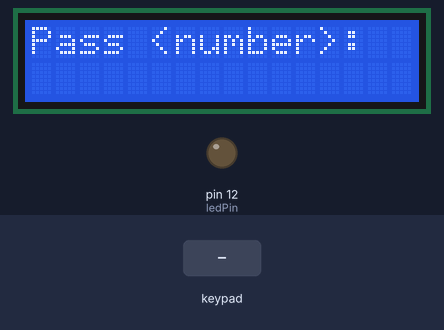
The sketch below on a simulated Arduino Uno, built with avr-gcc and run on an emulated ATmega328P. Parts: 16×2 character LCD, output pins drawn as LEDs (lit = HIGH). The test bench sets the inputs (shaded band). What the sketch prints to the serial monitor is not drawn.

Above: at 1.2 s.
1.3 s: key 'C' pressed
At 2.5 s:
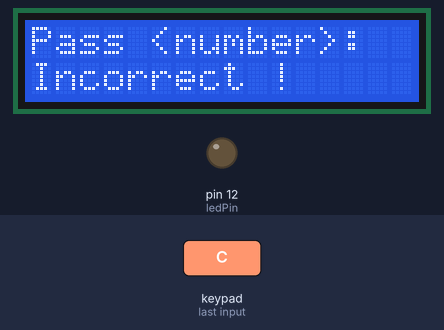
4.3 s: keypad keys 1 2 1 8 1 2 # pressed 0.4 s apart
At 6.3 s:
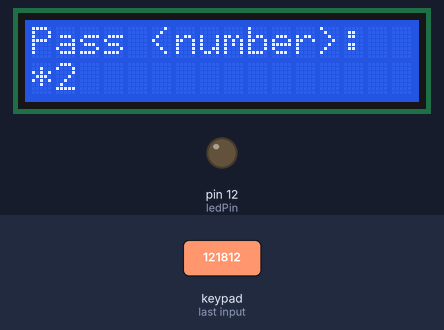
8.6 s: keypad keys 1 2 1 8 1 2 A pressed 0.4 s apart
At 9.4 s:
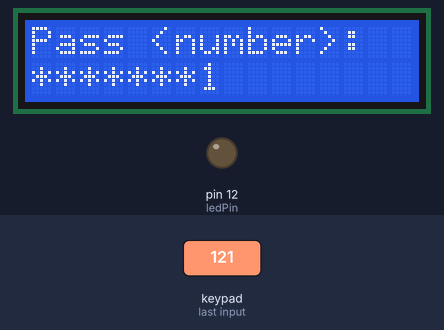
12.9 s: key 'A' pressed
At 13.7 s:
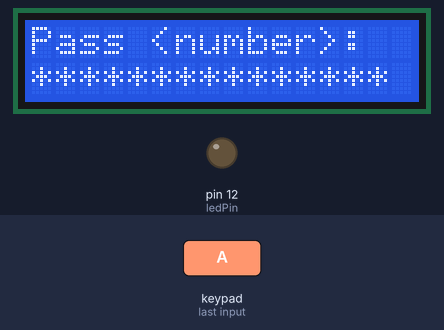
14.9 s: key 'B' pressed
At 16.5 s:
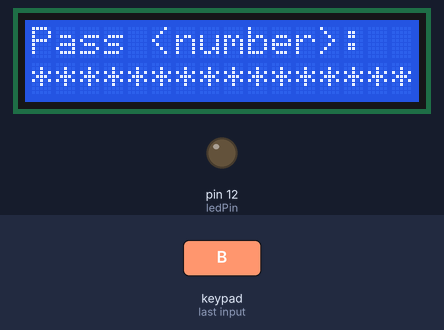
16.9 s: key 'C' pressed
At 18.0 s:
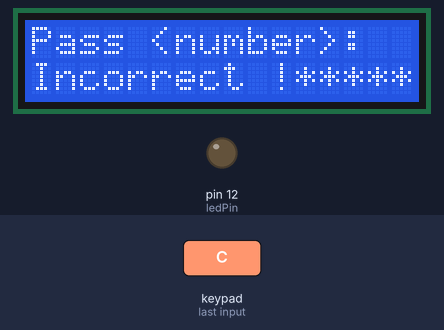
Timing chart, 0 to 19.9 s (numbered marks = the images above; inputs shaded):
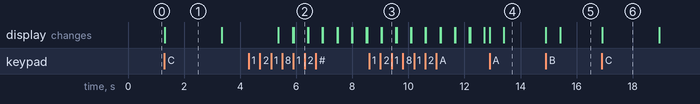

Measured:
- after the input at 1.3 s, the display: changes at once (image 1)
- after the input at 4.3 s, the display: first differs from a run without the input after 1.6 s (image 2 shows a later state)
- after the input at 8.6 s, the display: first differs from a run without the input after 0.45 s (image 3)
- after the input at 12.9 s, the display: first changes at once (image 4 shows a later state)
- after the input at 14.9 s, the display: first changes at once (image 5 shows a later state)
- after the input at 16.9 s, the display: changes at once (image 6)
- what the display in image 1 shows lasts 2.0 s, from 1.3 s to 3.3 s

The sketch:

check_password.ino
```cpp
#include <LiquidCrystal_I2C.h>
#include <Keypad.h>
#include <string.h>

LiquidCrystal_I2C lcd(0x27,16,2);
// set the LCD address to 0x27 for a 16 chars and 2 line display

const uint8_t ROWS = 4;
const uint8_t COLS = 4;
char keys[ROWS][COLS] = {
  { '1', '2', '3', 'A' },
  { '4', '5', '6', 'B' },
  { '7', '8', '9', 'C' },
  { '*', '0', '#', 'D' }
};

uint8_t colPins[COLS] = { 5, 4, 3, 2 }; // Pins connected to C1, C2, C3, C4
uint8_t rowPins[ROWS] = { 9, 8, 7, 6 }; // Pins connected to R1, R2, R3, R4

Keypad keypad = Keypad(makeKeymap(keys), rowPins, colPins, ROWS, COLS);

int ledPin = 12;
String correct_pwd = "121812";
String user_input = "";
int i = 0;
int currentCursor = 0;

void setup() {
	pinMode(ledPin, OUTPUT); // configure pin for controlling led
  Serial.begin(9600); //  Init serial monitor
  lcd.init();	// initialize the lcd
  // Print a message to the LCD.
  lcd.backlight();
  lcd.print("Pass <number>: ");
	lcd.setCursor(currentCursor, 1);
}

void lcd_clear_line(int line) {
	lcd.setCursor(0, line - 1);
	for(int j = 0; j < 16; j++) {
		lcd.print(" ");
	}
}

void loop() {
	char key = keypad.getKey();

  if (key != NO_KEY) {
		if(key == 'C') {
			Serial.println("Before: " + user_input);
			lcd.setCursor(0, 1);
			if(user_input == correct_pwd) {
				lcd.print("Correct !");
				digitalWrite(ledPin, HIGH);
				delay(4000);
				digitalWrite(ledPin, LOW);
			}
			else {
				lcd.print("Incorrect !");
				delay(2000);
				lcd_clear_line(2);
				lcd.setCursor(0, 1);
				lcd.print("Try again !");
				delay(2000);
				lcd_clear_line(2);
				user_input = "";
				currentCursor = 0;
				// i = 0;
				Serial.println("wrong: " + user_input);
			}
		}
		else {
			lcd.print(key);
			user_input += key;
			// i++;
			delay(500);
			lcd.setCursor(currentCursor, 1);
			lcd.print('*');
			++currentCursor;
			lcd.setCursor(currentCursor, 1);
		}
  }
}
```
